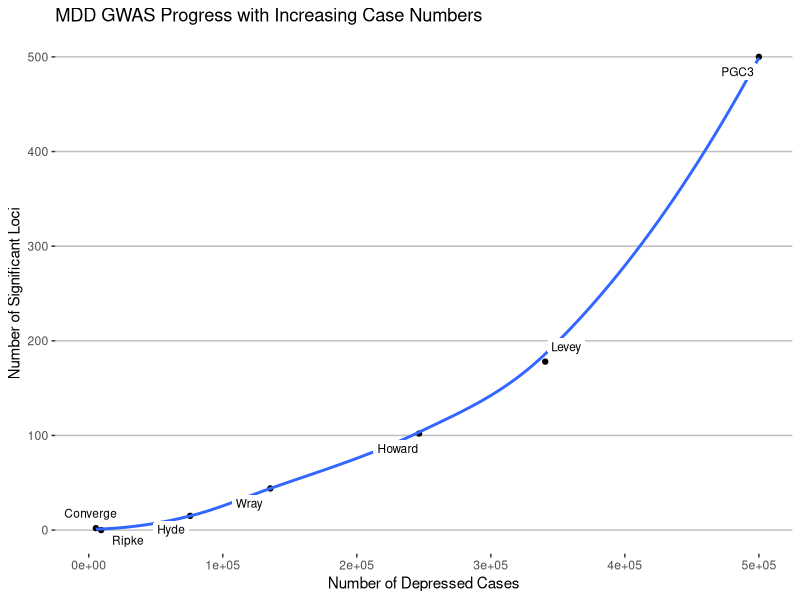

Here is the R script that generated this plot:
## ---- chunk 1
knitr::opts_chunk$set(echo = TRUE)
## ---- chunk 2
library("tidyverse")
library("readxl")
require("ggrepel")
## ---- chunk 3
gwasMDD <- read_excel(path = "MDD-GWAS.xlsx" )
## ---- chunk 4
ggplot(gwasMDD, aes(x=Ncases,y=Nhits,label=fauthor)) +
  theme(panel.background = element_rect(fill="white", 
                                        color="white", 
                                        linetype="solid"), 
        panel.grid.major.y = element_line(colour = "grey"), 
        panel.border = element_blank(),
        panel.grid.major = element_blank(),
        panel.grid.minor = element_blank()  ) +
  
  geom_point() +
  geom_smooth(method = "loess", formula = (y~x), se=FALSE) +
  
  geom_label_repel(min.segment.length = 0.5,
                   max.overlaps = Inf,
                   label.size=0,
                   label.padding=0.2,
                   label.r=0.2,
                   size=3) +
coord_cartesian(xlim=c(0,500000), ylim=c(0, 500)) +
  
labs(title = "MDD GWAS Progress with Increasing Case Numbers",
     subtitle=NULL,
     x="Number of Depressed Cases",
     y="Number of Significant Loci")
